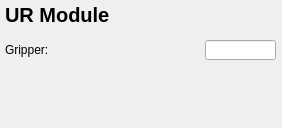
<?xml version="1.0" encoding="UTF-8"?>
<ui version="4.0">
 <class>MainWindow</class>
 <widget class="QMainWindow" name="MainWindow">
  <property name="geometry">
   <rect>
    <x>0</x>
    <y>0</y>
    <width>282</width>
    <height>128</height>
   </rect>
  </property>
  <property name="windowTitle">
   <string/>
  </property>
  <property name="styleSheet">
   <string notr="true">QWidget#centralWidget {background: rgba(196, 196, 196, 255);}

caTable {
       background: cornsilk;
       alternate-background-color: wheat;
}

caLineEdit {
     border-radius: 1px;
     background: lightyellow;
     color: black;
 }
 
 caLabel {
     border-radius: 1px;
     background: lightyellow;
     color: black;
 }

caTextEntry {
    color: rgb(127, 0, 63);
    background-color: cornsilk;
    selection-color: #0a214c;
    selection-background-color: wheat;
    border: 1px groove black;
    border-radius: 1px;
    padding: 1px;
}

caTextEntry:focus {
    padding: 0px;
    border: 2px groove darkred;
    border-radius: 1px;
}

/* when font specified, no font sizing is done any more,  font: 10pt; is not bad */
QPushButton {
      border-color: #00b;
      border-radius: 2px;
      padding: 3px;
      border-width: 1px;

	background: qlineargradient(spread:pad, x1:0, y1:0, x2:0, y2:1,
						   stop:0   rgba(224, 239, 255, 255),
						   stop:0.5 rgba(199, 215, 230, 255),
						   stop:1   rgba(184, 214, 236, 255));
}
QPushButton:hover {
	background: qlineargradient(spread:pad, x1:0, y1:0, x2:0, y2:1,
						stop:0   rgba(201, 226, 255, 255),
						stop:0.5 rgba(177, 204, 230, 255),
						stop:1   rgba(163, 205, 236, 255));
}
QPushButton:pressed {
	background: qlineargradient(spread:pad, x1:0, y1:0, x2:0, y2:1,
						stop:0   rgba(174, 219, 255, 255),
						stop:0.5 rgba(165, 199, 230, 255),
						stop:1   rgba(134, 188, 236, 255));
}

QPushButton:disabled {
	background: qlineargradient(spread:pad, x1:0, y1:0, x2:0, y2:1,
						stop:0   rgba(174, 219, 255, 255),
						stop:0.5 rgba(165, 199, 230, 255),
						stop:1   rgba(134, 188, 236, 255));
}


caChoice &gt; QPushButton {
text-align: left;
background-color: rgba(87, 202, 228,255);
border: 3px gray;
}

caChoice &gt; QPushButton:pressed {
background-color: rgba(87, 202, 228,200);
border: 3px gray;
}

caChoice &gt; QPushButton:checked {
background-color: rgba(87, 202, 228,200);
border: 3px gray;
}

caChoice &gt; QPushButton:default {
background-color: lightgray;
border: 3px gray;
}

caMenu{
    background: lightyellow;
}




</string>
  </property>
  <widget class="QWidget" name="centralWidget">
   <property name="styleSheet">
    <string notr="true"/>
   </property>
   <widget class="caChoice" name="cachoice">
    <property name="geometry">
     <rect>
      <x>70</x>
      <y>40</y>
      <width>121</width>
      <height>20</height>
     </rect>
    </property>
    <property name="channel" stdset="0">
     <string notr="true">$(P)UR:ToggleGripper.VAL</string>
    </property>
    <property name="stackingMode" stdset="0">
     <enum>caChoice::Column</enum>
    </property>
    <property name="endBit">
     <number>1</number>
    </property>
   </widget>
   <widget class="QLabel" name="label">
    <property name="geometry">
     <rect>
      <x>5</x>
      <y>40</y>
      <width>61</width>
      <height>19</height>
     </rect>
    </property>
    <property name="text">
     <string>Gripper:</string>
    </property>
   </widget>
   <widget class="caFrame" name="caframe_8">
    <property name="geometry">
     <rect>
      <x>0</x>
      <y>0</y>
      <width>291</width>
      <height>30</height>
     </rect>
    </property>
    <property name="lineWidth">
     <number>0</number>
    </property>
    <property name="background">
     <color>
      <red>0</red>
      <green>53</green>
      <blue>132</blue>
     </color>
    </property>
    <property name="backgroundMode">
     <enum>caFrame::Filled</enum>
    </property>
    <layout class="QHBoxLayout" name="horizontalLayout">
     <property name="spacing">
      <number>5</number>
     </property>
     <property name="leftMargin">
      <number>10</number>
     </property>
     <property name="topMargin">
      <number>2</number>
     </property>
     <property name="rightMargin">
      <number>0</number>
     </property>
     <property name="bottomMargin">
      <number>2</number>
     </property>
    </layout>
   </widget>
   <widget class="caLabel" name="caLabel_45">
    <property name="geometry">
     <rect>
      <x>5</x>
      <y>2</y>
      <width>200</width>
      <height>26</height>
     </rect>
    </property>
    <property name="font">
     <font>
      <pointsize>15</pointsize>
      <weight>75</weight>
      <bold>true</bold>
     </font>
    </property>
    <property name="text">
     <string>UR Module</string>
    </property>
    <property name="alignment">
     <set>Qt::AlignAbsolute|Qt::AlignLeading|Qt::AlignLeft|Qt::AlignVCenter</set>
    </property>
    <property name="fontScaleMode">
     <enum>ESimpleLabel::WidthAndHeight</enum>
    </property>
    <property name="foreground">
     <color>
      <red>255</red>
      <green>255</green>
      <blue>255</blue>
     </color>
    </property>
    <property name="background">
     <color alpha="0">
      <red>0</red>
      <green>0</green>
      <blue>0</blue>
     </color>
    </property>
    <property name="frameShape">
     <enum>QFrame::NoFrame</enum>
    </property>
   </widget>
   <widget class="caLineEdit" name="calineedit">
    <property name="geometry">
     <rect>
      <x>205</x>
      <y>40</y>
      <width>71</width>
      <height>20</height>
     </rect>
    </property>
    <property name="channel" stdset="0">
     <string notr="true">$(P)UR:ToggleGripper:Running</string>
    </property>
    <property name="foreground">
     <color>
      <red>0</red>
      <green>0</green>
      <blue>255</blue>
     </color>
    </property>
    <property name="colorMode">
     <enum>caLineEdit::Static</enum>
    </property>
   </widget>
  </widget>
 </widget>
 <customwidgets>
  <customwidget>
   <class>caChoice</class>
   <extends>QWidget</extends>
   <header>caChoice</header>
  </customwidget>
  <customwidget>
   <class>caFrame</class>
   <extends>QFrame</extends>
   <header>caFrame</header>
   <container>1</container>
  </customwidget>
  <customwidget>
   <class>caLabel</class>
   <extends>QLabel</extends>
   <header>caLabel</header>
  </customwidget>
  <customwidget>
   <class>caLineEdit</class>
   <extends>QLineEdit</extends>
   <header>caLineEdit</header>
  </customwidget>
 </customwidgets>
 <resources/>
 <connections/>
</ui>
